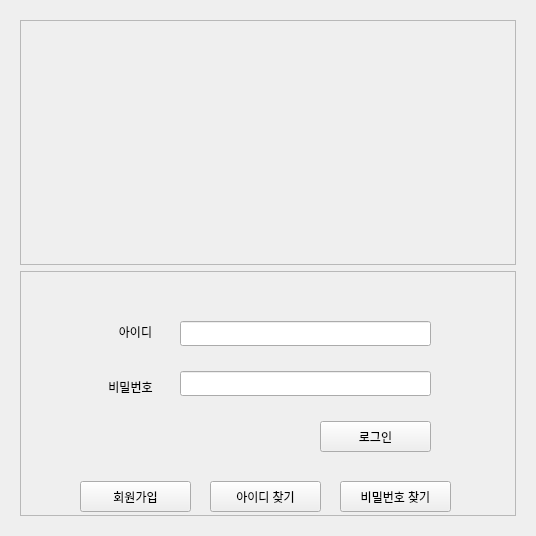
<?xml version="1.0" encoding="UTF-8"?>
<ui version="4.0">
 <class>login_widget</class>
 <widget class="QWidget" name="login_widget">
  <property name="geometry">
   <rect>
    <x>0</x>
    <y>0</y>
    <width>536</width>
    <height>536</height>
   </rect>
  </property>
  <property name="minimumSize">
   <size>
    <width>536</width>
    <height>536</height>
   </size>
  </property>
  <property name="windowTitle">
   <string>Form</string>
  </property>
  <layout class="QHBoxLayout" name="horizontalLayout">
   <item>
    <widget class="QStackedWidget" name="stackedWidget">
     <property name="currentIndex">
      <number>0</number>
     </property>
     <widget class="QWidget" name="login">
      <layout class="QVBoxLayout" name="verticalLayout">
       <item>
        <widget class="QFrame" name="frame">
         <property name="frameShape">
          <enum>QFrame::Shape::StyledPanel</enum>
         </property>
         <property name="frameShadow">
          <enum>QFrame::Shadow::Raised</enum>
         </property>
        </widget>
       </item>
       <item>
        <widget class="QFrame" name="frame_2">
         <property name="frameShape">
          <enum>QFrame::Shape::StyledPanel</enum>
         </property>
         <property name="frameShadow">
          <enum>QFrame::Shadow::Raised</enum>
         </property>
         <widget class="QLabel" name="label">
          <property name="geometry">
           <rect>
            <x>80</x>
            <y>40</y>
            <width>71</width>
            <height>41</height>
           </rect>
          </property>
          <property name="text">
           <string>아이디</string>
          </property>
          <property name="alignment">
           <set>Qt::AlignmentFlag::AlignCenter</set>
          </property>
         </widget>
         <widget class="QLabel" name="label_2">
          <property name="geometry">
           <rect>
            <x>70</x>
            <y>90</y>
            <width>81</width>
            <height>51</height>
           </rect>
          </property>
          <property name="text">
           <string>비밀번호</string>
          </property>
          <property name="alignment">
           <set>Qt::AlignmentFlag::AlignCenter</set>
          </property>
         </widget>
         <widget class="QLineEdit" name="lineEdit">
          <property name="geometry">
           <rect>
            <x>160</x>
            <y>50</y>
            <width>251</width>
            <height>25</height>
           </rect>
          </property>
         </widget>
         <widget class="QLineEdit" name="lineEdit_2">
          <property name="geometry">
           <rect>
            <x>160</x>
            <y>100</y>
            <width>251</width>
            <height>25</height>
           </rect>
          </property>
         </widget>
         <widget class="QPushButton" name="pushButton">
          <property name="geometry">
           <rect>
            <x>300</x>
            <y>150</y>
            <width>111</width>
            <height>31</height>
           </rect>
          </property>
          <property name="text">
           <string>로그인</string>
          </property>
         </widget>
         <widget class="QPushButton" name="pushButton_2">
          <property name="geometry">
           <rect>
            <x>60</x>
            <y>210</y>
            <width>111</width>
            <height>31</height>
           </rect>
          </property>
          <property name="text">
           <string>회원가입</string>
          </property>
         </widget>
         <widget class="QPushButton" name="pushButton_3">
          <property name="geometry">
           <rect>
            <x>190</x>
            <y>210</y>
            <width>111</width>
            <height>31</height>
           </rect>
          </property>
          <property name="text">
           <string>아이디 찾기</string>
          </property>
         </widget>
         <widget class="QPushButton" name="pushButton_4">
          <property name="geometry">
           <rect>
            <x>320</x>
            <y>210</y>
            <width>111</width>
            <height>31</height>
           </rect>
          </property>
          <property name="text">
           <string>비밀번호 찾기</string>
          </property>
         </widget>
        </widget>
       </item>
      </layout>
     </widget>
     <widget class="QWidget" name="sign_up">
      <layout class="QVBoxLayout" name="verticalLayout_2">
       <item>
        <widget class="QFrame" name="frame_3">
         <property name="minimumSize">
          <size>
           <width>0</width>
           <height>50</height>
          </size>
         </property>
         <property name="frameShape">
          <enum>QFrame::Shape::StyledPanel</enum>
         </property>
         <property name="frameShadow">
          <enum>QFrame::Shadow::Raised</enum>
         </property>
         <layout class="QGridLayout" name="gridLayout_3">
          <item row="0" column="0">
           <widget class="QLabel" name="label_3">
            <property name="text">
             <string>회원 가입</string>
            </property>
            <property name="alignment">
             <set>Qt::AlignmentFlag::AlignCenter</set>
            </property>
           </widget>
          </item>
         </layout>
        </widget>
       </item>
       <item>
        <widget class="QFrame" name="frame_4">
         <property name="frameShape">
          <enum>QFrame::Shape::StyledPanel</enum>
         </property>
         <property name="frameShadow">
          <enum>QFrame::Shadow::Raised</enum>
         </property>
         <layout class="QGridLayout" name="gridLayout">
          <item row="0" column="0">
           <widget class="QLabel" name="label_4">
            <property name="text">
             <string>아이디</string>
            </property>
           </widget>
          </item>
          <item row="0" column="1">
           <widget class="QLineEdit" name="lineEdit_3"/>
          </item>
          <item row="1" column="0">
           <widget class="QLabel" name="label_5">
            <property name="text">
             <string>비밀번호</string>
            </property>
           </widget>
          </item>
          <item row="1" column="1">
           <widget class="QLineEdit" name="lineEdit_4"/>
          </item>
          <item row="2" column="0">
           <widget class="QLabel" name="label_6">
            <property name="text">
             <string>휴대폰 번호</string>
            </property>
           </widget>
          </item>
          <item row="2" column="1">
           <widget class="QLineEdit" name="lineEdit_5"/>
          </item>
         </layout>
        </widget>
       </item>
       <item>
        <widget class="QFrame" name="frame_5">
         <property name="frameShape">
          <enum>QFrame::Shape::StyledPanel</enum>
         </property>
         <property name="frameShadow">
          <enum>QFrame::Shadow::Raised</enum>
         </property>
         <layout class="QGridLayout" name="gridLayout_2">
          <item row="0" column="0">
           <widget class="QPushButton" name="pushButton_5">
            <property name="text">
             <string>회원가입</string>
            </property>
           </widget>
          </item>
          <item row="0" column="1">
           <widget class="QPushButton" name="pushButton_6">
            <property name="text">
             <string>나가기</string>
            </property>
           </widget>
          </item>
         </layout>
        </widget>
       </item>
      </layout>
     </widget>
     <widget class="QWidget" name="id_search">
      <layout class="QVBoxLayout" name="verticalLayout_3">
       <item>
        <widget class="QFrame" name="frame_6">
         <property name="frameShape">
          <enum>QFrame::Shape::StyledPanel</enum>
         </property>
         <property name="frameShadow">
          <enum>QFrame::Shadow::Raised</enum>
         </property>
         <layout class="QGridLayout" name="gridLayout_4">
          <item row="0" column="0">
           <widget class="QLabel" name="label_8">
            <property name="text">
             <string>아이디 찾기</string>
            </property>
            <property name="alignment">
             <set>Qt::AlignmentFlag::AlignCenter</set>
            </property>
           </widget>
          </item>
         </layout>
        </widget>
       </item>
       <item>
        <widget class="QFrame" name="frame_7">
         <property name="frameShape">
          <enum>QFrame::Shape::StyledPanel</enum>
         </property>
         <property name="frameShadow">
          <enum>QFrame::Shadow::Raised</enum>
         </property>
         <layout class="QGridLayout" name="gridLayout_5">
          <item row="0" column="0">
           <widget class="QLabel" name="label_7">
            <property name="text">
             <string>휴대폰 번호</string>
            </property>
           </widget>
          </item>
          <item row="0" column="1">
           <widget class="QLineEdit" name="lineEdit_6"/>
          </item>
         </layout>
        </widget>
       </item>
       <item>
        <widget class="QFrame" name="frame_8">
         <property name="frameShape">
          <enum>QFrame::Shape::StyledPanel</enum>
         </property>
         <property name="frameShadow">
          <enum>QFrame::Shadow::Raised</enum>
         </property>
         <layout class="QGridLayout" name="gridLayout_6">
          <item row="0" column="0">
           <widget class="QPushButton" name="pushButton_7">
            <property name="text">
             <string>아이디 찾기</string>
            </property>
           </widget>
          </item>
          <item row="0" column="1">
           <widget class="QPushButton" name="pushButton_8">
            <property name="text">
             <string>나가기</string>
            </property>
           </widget>
          </item>
         </layout>
        </widget>
       </item>
      </layout>
     </widget>
     <widget class="QWidget" name="pw_search">
      <layout class="QVBoxLayout" name="verticalLayout_4">
       <item>
        <widget class="QFrame" name="frame_9">
         <property name="frameShape">
          <enum>QFrame::Shape::StyledPanel</enum>
         </property>
         <property name="frameShadow">
          <enum>QFrame::Shadow::Raised</enum>
         </property>
         <layout class="QGridLayout" name="gridLayout_7">
          <item row="0" column="0">
           <widget class="QLabel" name="label_9">
            <property name="text">
             <string>비밀번호 찾기</string>
            </property>
            <property name="alignment">
             <set>Qt::AlignmentFlag::AlignCenter</set>
            </property>
           </widget>
          </item>
         </layout>
        </widget>
       </item>
       <item>
        <widget class="QFrame" name="frame_10">
         <property name="frameShape">
          <enum>QFrame::Shape::StyledPanel</enum>
         </property>
         <property name="frameShadow">
          <enum>QFrame::Shadow::Raised</enum>
         </property>
         <layout class="QGridLayout" name="gridLayout_8">
          <item row="0" column="0">
           <widget class="QLabel" name="label_10">
            <property name="text">
             <string>아이디</string>
            </property>
           </widget>
          </item>
          <item row="0" column="1">
           <widget class="QLineEdit" name="lineEdit_7"/>
          </item>
          <item row="1" column="0">
           <widget class="QLabel" name="label_11">
            <property name="text">
             <string>휴대폰 번호</string>
            </property>
           </widget>
          </item>
          <item row="1" column="1">
           <widget class="QLineEdit" name="lineEdit_8"/>
          </item>
         </layout>
        </widget>
       </item>
       <item>
        <widget class="QFrame" name="frame_11">
         <property name="frameShape">
          <enum>QFrame::Shape::StyledPanel</enum>
         </property>
         <property name="frameShadow">
          <enum>QFrame::Shadow::Raised</enum>
         </property>
         <layout class="QGridLayout" name="gridLayout_9">
          <item row="0" column="0">
           <widget class="QPushButton" name="pushButton_9">
            <property name="text">
             <string>비밀번호 찾기</string>
            </property>
           </widget>
          </item>
          <item row="0" column="1">
           <widget class="QPushButton" name="pushButton_10">
            <property name="text">
             <string>나가기</string>
            </property>
           </widget>
          </item>
         </layout>
        </widget>
       </item>
      </layout>
     </widget>
    </widget>
   </item>
  </layout>
 </widget>
 <resources/>
 <connections/>
</ui>
